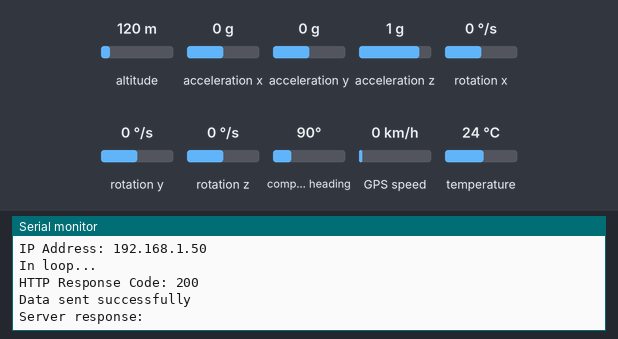
This sketch was run on a simulated ESP32. Shown: the last lines printed to the serial monitor. The inputs (shaded band) are chosen by the test bench; at power-on: GPS speed 0 km/h, altitude 120 m, acceleration x 0 g, acceleration y 0 g, acceleration z 1 g, rotation x 0 °/s, rotation y 0 °/s, rotation z 0 °/s, compass heading 90°, temperature 24 °C. WiFi joins after 1.5 s; servers stay silent unless stated; uploads are accepted with an empty reply; the GPS gets a fix after 3 s at 37.7749, -122.4194 with 8 satellites.

Above: at 3.2 s.
3.3 s: GPS speed set to 2 km/h
At 3.39 s:
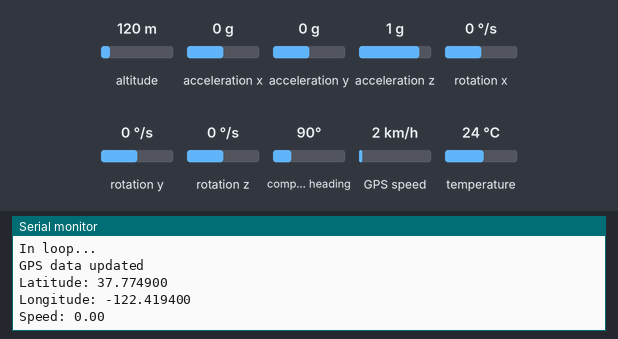
4.8 s: GPS speed set to 30 km/h
At 5.83 s:
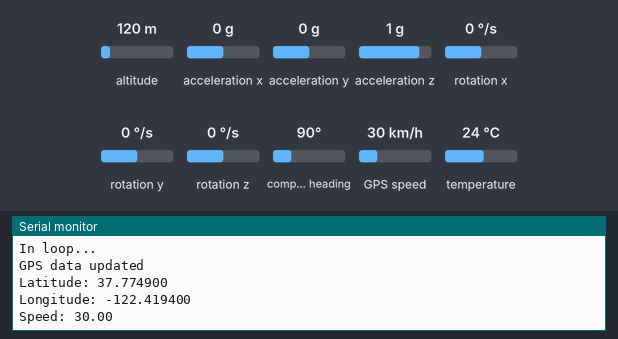
Timing chart, 0 to 7.8 s (numbered marks = the images above; inputs shaded):
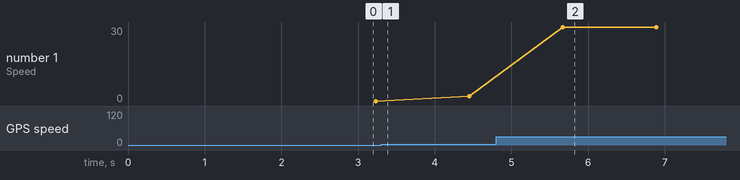

Measured:
- after the input at 4.8 s, the serial monitor: prints a new line after 0.87 s (image 2)
- plotted number 1: 0 → 2 after the input at 3.3 s, 2 → 30 after the input at 4.8 s

The sketch:

esp32_sketch.ino
```cpp
#include <TinyGPS++.h>
#include <Wire.h>
#include <Adafruit_Sensor.h>
#include <Adafruit_MPU6050.h>
#include <WiFi.h>
#include <HTTPClient.h>

// Define GPS and MPU6050
TinyGPSPlus gps;
HardwareSerial gpsSerial(1); // Using Serial1 for GPS
Adafruit_MPU6050 mpu;

// Wi-Fi credentials
const char* ssid = "iPhoneJanik";
const char* password = "12345678AA";

// Azure server URL
const char* serverURL = "http://135.236.212.233:5000/data";

void setup() {
  Serial.begin(115200);
  gpsSerial.begin(9600, SERIAL_8N1, 13, 15); // RX, TX pins for GPS

  // Initialize MPU6050
  if (!mpu.begin()) {
    Serial.println("Failed to find MPU6050 chip");
    while (1);
  }

  Serial.println("MPU6050 Found!");

  // Connect to Wi-Fi
  Serial.print("Connecting to Wi-Fi...");
  WiFi.begin(ssid, password);
  int attempts = 0;
  while (WiFi.status() != WL_CONNECTED && attempts < 30) {  // Increase attempts
    delay(1000);
    Serial.print(".");
    attempts++;
  }

  if (WiFi.status() == WL_CONNECTED) {
    Serial.println("Connected to Wi-Fi");
    Serial.print("IP Address: ");
    Serial.println(WiFi.localIP());
  } else {
    Serial.println("Wi-Fi connection failed");
    Serial.print("Wi-Fi Status: ");
    Serial.println(WiFi.status()); // Show status code
    while (1); // Halt the program if no connection
  }
}

void loop() {
  Serial.println("In loop...");

  // Read GPS data
  while (gpsSerial.available() > 0) {
    gps.encode(gpsSerial.read());
  }

  if (gps.location.isUpdated()) {
    Serial.println("GPS data updated");
    Serial.print("Latitude: ");
    Serial.println(gps.location.lat(), 6);
    Serial.print("Longitude: ");
    Serial.println(gps.location.lng(), 6);
    Serial.print("Speed: ");
    Serial.println(gps.speed.kmph());
  }

  // Get MPU6050 data
  sensors_event_t a, g, temp;
  mpu.getEvent(&a, &g, &temp);

  // Prepare JSON payload
  String payload = "{";
  payload += "\"latitude\": " + String(gps.location.lat(), 6) + ", ";
  payload += "\"longitude\": " + String(gps.location.lng(), 6) + ", ";
  payload += "\"speed\": " + String(gps.speed.kmph()) + ", ";
  payload += "\"acceleration_x\": " + String(a.acceleration.x) + ", ";
  payload += "\"acceleration_y\": " + String(a.acceleration.y) + ", ";
  payload += "\"acceleration_z\": " + String(a.acceleration.z) + ", ";
  payload += "\"gyroscope_x\": " + String(g.gyro.x) + ", ";
  payload += "\"gyroscope_y\": " + String(g.gyro.y) + ", ";
  payload += "\"gyroscope_z\": " + String(g.gyro.z);
  payload += "}";

  // Send data to Azure VM
  if (WiFi.status() == WL_CONNECTED) {
    HTTPClient http;
    http.begin(serverURL);
    http.addHeader("Content-Type", "application/json");

    // Send POST request
    int httpResponseCode = http.POST(payload);
    Serial.print("HTTP Response Code: ");
    Serial.println(httpResponseCode);

    // Check the HTTP response code
    if (httpResponseCode > 0) {
      Serial.println("Data sent successfully");
      String response = http.getString();  // Get the server response
      Serial.println("Server response: " + response);
    } else {
      Serial.println("Error in sending data. HTTP Response Code: " + String(httpResponseCode));
    }

    http.end();
  } else {
    Serial.println("Wi-Fi not connected");
  }

  delay(1000); // Delay between data sends
}
```
